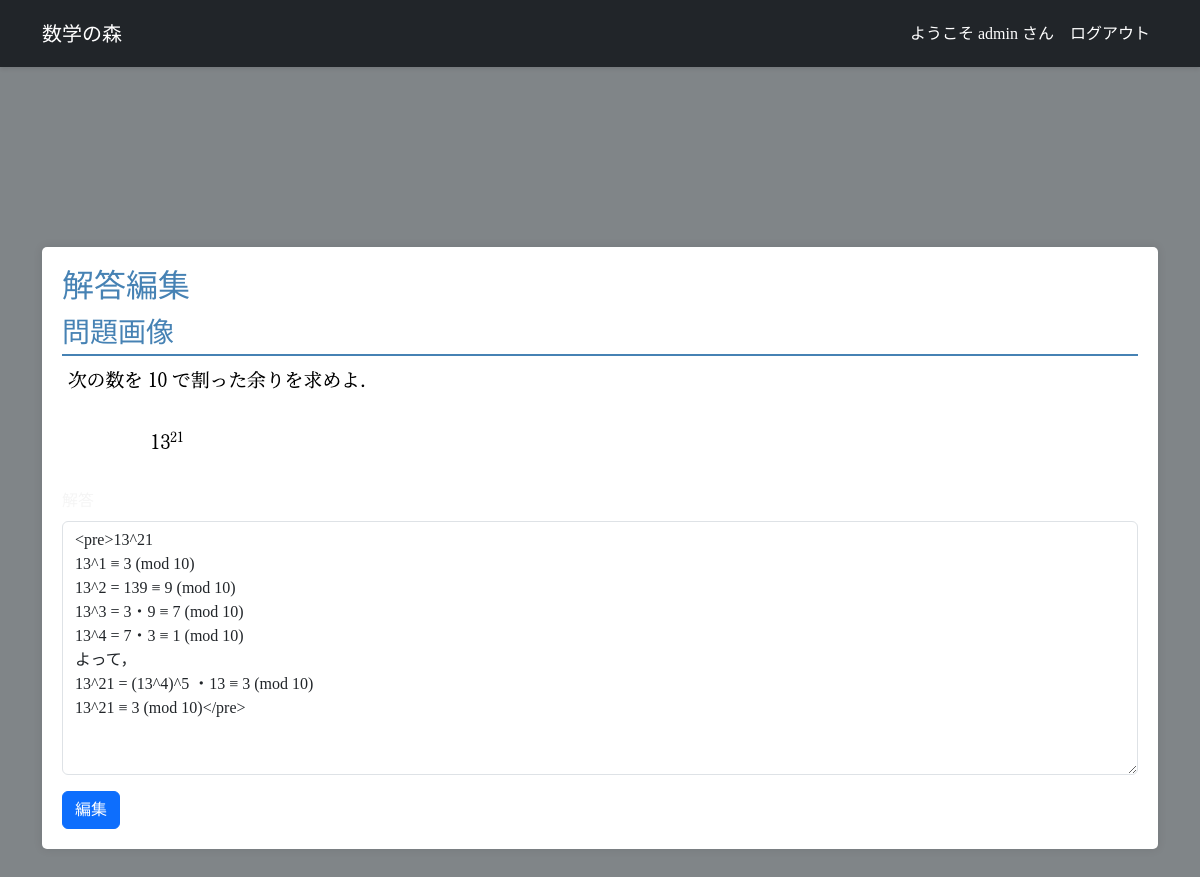
The app's page /studysite/snippet/13/answer/ (signed in), older data.
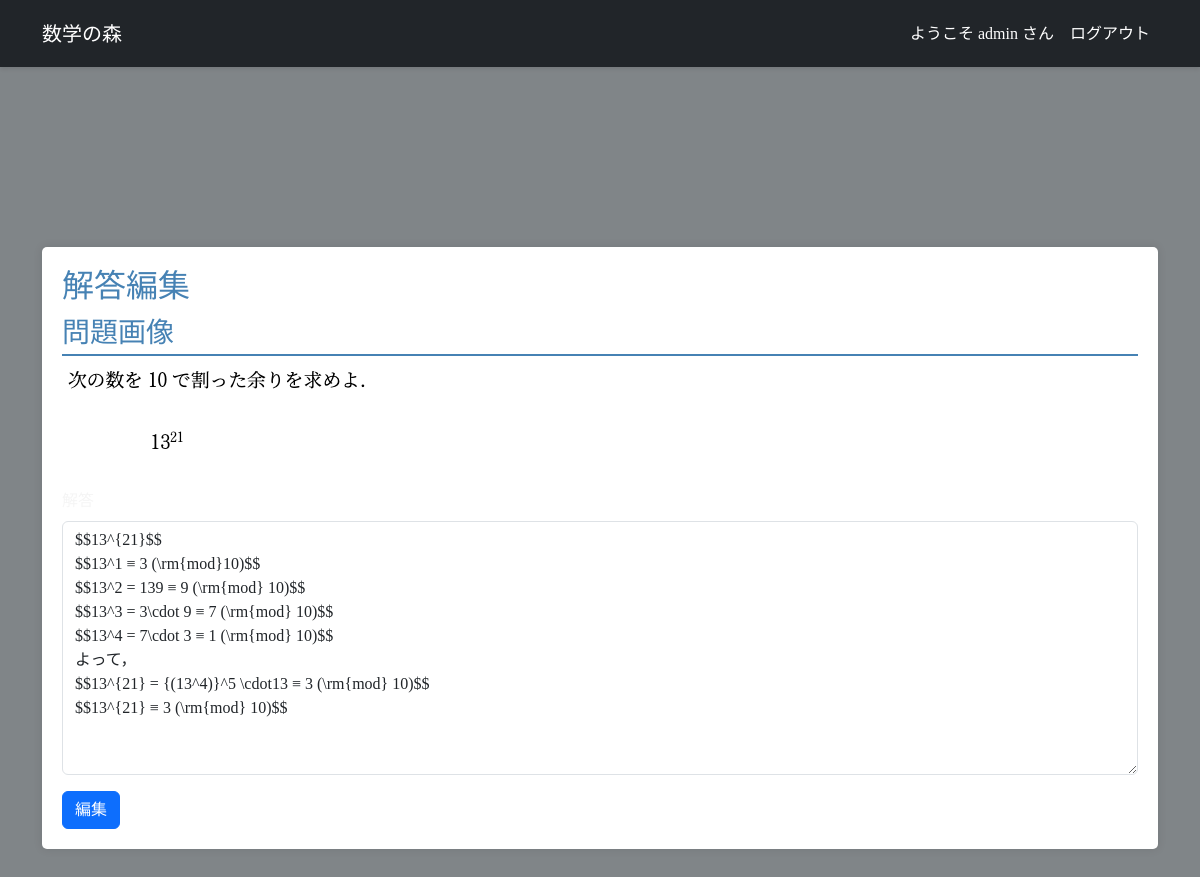
The same page, newer data.
### studysite/models.py (models this page shows, shortened)
class Studysite(models.Model):
    title = models.CharField('タイトル', max_length=128)
    image = models.ImageField('問題画像', upload_to='image/', blank=True)
    question = models.TextField('問題', blank=True)
    answer = models.TextField('解答', blank=True)
    created_by = models.ForeignKey(settings.AUTH_USER_MODEL,
                                   verbose_name='投稿者',
                                   on_delete=models.CASCADE)
    created_at = models.DateTimeField('投稿日', auto_now_add=True)
    updated_at = models.DateTimeField('更新日', auto_now=True)
    tags = models.ManyToManyField(Tag, blank=True)
    likes = models.PositiveIntegerField(default=0)

### studysite/views.py (the view)
# urls.py: path('snippet/<int:snippet_id>/answer/', views.snippet_answer, name='snippet_answer'),
@login_required
def snippet_answer(request, snippet_id):
    snippet = get_object_or_404(Studysite, pk=snippet_id)
    if request.method == 'POST':
        form = AnswerForm(request.POST, instance=snippet)
        if form.is_valid():
            form.save()
            return redirect('snippet_detail', snippet_id=snippet_id)
    else:
        form = AnswerForm(instance=snippet)
    return render(request, 'snippets/snippet_answer.html', {'snippet': snippet, 'form': form})

### studysite/forms.py
class AnswerForm(forms.ModelForm):
    class Meta:
        model = Studysite
        fields = ('answer',)

### studysite/templates/snippets/snippet_answer.html (shortened to what this page needs)
{% extends 'base.html' %}
{% load django_bootstrap5 %}
{% load widget_tweaks %}
{% block main %}
<div class="container snippet-detail">
    <h2 class="snippet-title">解答編集</h2>
    <div class="snippet-section">
        {% if snippet.image %}
        <h3 class="section-title">問題画像</h3>
        <div class="snippet-image">
            <img src="{{ snippet.image.url }}" alt="問題画像">
        </div>
        {% endif %}
    </div><br>
    <form method="post" enctype='multipart/form-data'>
        {% bootstrap_form form %}
        {% bootstrap_button button_type="submit" content='編集' %}
    </form>
</div>
{% endblock %}

### studysite/templates/snippets/base.html (shortened to what this page needs)
{% load static %}
{% load django_bootstrap5 %}
{% load widget_tweaks %}
<html>
<head>
    {% bootstrap_css %}
    <link rel="stylesheet" href="{% static 'snippets/css/style.css' %}?<?php echo date('YmdHis'); ?>"/>
</head>
<body class="bg">
<nav class="navbar navbar-expand flex-md-row navbar-dark bg-dark">
    <div class="container justify-content-between">
        <a href="/" class="navbar-brand">数学の森</a><br><br>
        <ul class="navbar-nav mr-md-2">
            {% if user.is_authenticated %}
            <li class="nav-item"><a class="nav-link" href="{% url 'profile' user.id %}"> ようこそ {{ user.username }} さん</a></li>
                <li class="nav-item"><a class="nav-link" href="{% url 'logout' %}">ログアウト</a></li>
            {% else %}
                <li class="nav-item"><a href="{% url 'login' %}" class="nav-link">ログイン</a></li>
                <li class="nav-item"><a href="{% url 'signup' %}" class="nav-link">会員登録</a></li>
            {% endif %}
        </ul>
    </div>
</nav>
<main>
    <div class="container">
        {% block main %}{% endblock %}
    </div>
</main>
</body>
</html>

### studysite/static/snippets/css/style.css (style rules this page uses)
* { position: relative; margin: 0; padding: 0; box-sizing: border-box; }
body { font-family: '游明朝', serif; position: relative; background-color: #e9f1f7; color: #f5f5f5; line-height: 1.6; }
.navbar { position: relative; background-color: #007bff; color: #fff; box-shadow: 0 2px 4px rgba(0, 0, 0, 0.1); }
.navbar-brand, .navbar-nav .nav-link { position: relative; color: #fff; }
.snippet-detail { position: relative; background-color: #ffffff; padding: 20px; border-radius: 5px; box-shadow: 0 0 10px rgba(0, 0, 0, 0.1); margin-top: 20px; }
.snippet-title { position: relative; color: #4682b4; margin-bottom: 10px; }
.section-title { position: relative; color: #4682b4; border-bottom: 2px solid #4682b4; padding-bottom: 5px; margin-bottom: 10px; }
.bg { background-image: url('https://th.bing.com/th/id/OIP.5YSUdCDKhudyByfCYqVa8AAAAA?rs=1&pid=ImgDetMain'); }
.bg::before { content: ''; position: absolute; top: 0; left: 0; width: 100%; height: 100%; background-color: rgba(0, 0, 0, 0.45); }
main { padding: 10rem 0; }

Row changes from the older to the newer data that the page shows:
changed Studysite: answer "<pre>13^21 13^1 ≡ 3 (mod 10) 13^2 = 139 ≡ 9 (mod 10) 13^3 = 3・9 ≡ 7 (mod 10) 13^4 = 7・3 ≡ 1 (mod 10) よって， 13^21 = (13^4)^5 ・13 ≡ 3 (mod 10) 13^21 ≡ 3 (mod 10)</pre>" → "$$13^{21}$$ $$13^1 ≡ 3 (\\rm{mod}10)$$ $$13^2 = 139 ≡ 9 (\\rm{mod} 10)$$ $$13^3 = 3\\cdot 9 ≡ 7 (\\rm{mod} 10)$$ $$13^4 = 7\\cdot 3 ≡ 1 (\\rm{mod} 10)$$ よって， $$13^{21} = {(13^4)}^5 \\cdot13 ≡ 3 (\\rm{mod} 10)$$ $$13^{21} ≡ 3 (\\rm{mod} 10)$$"
